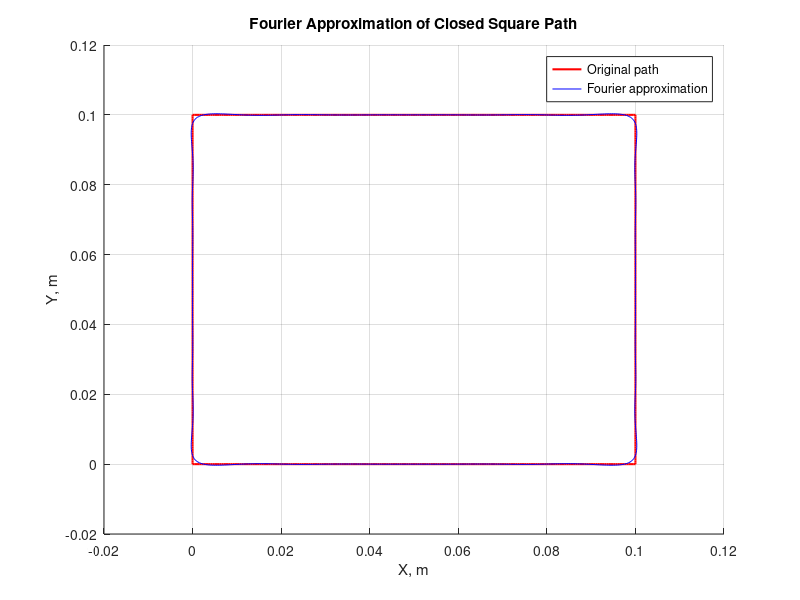
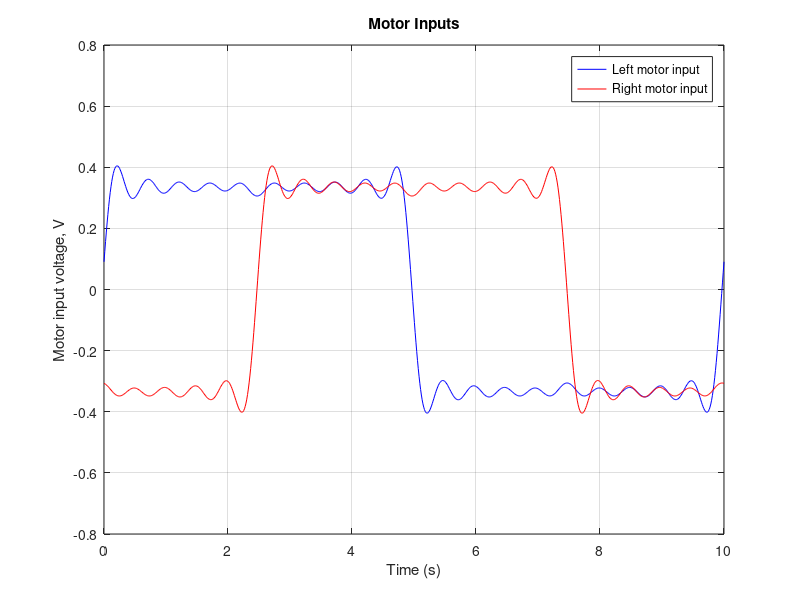

Source code (MATLAB) for these figures, in order:
clear all;
clc;
close all;

% Code for showing the fourier transform of any closed line, in order to
% obtain the inputs to the 3D printer motors.

% Typical values
rm = 0.006;       % [m]
km = 0.05;        % [V*s/rad]
Jm = 5.0e-5;      % [kg*m^2]
Lm = 0.003;       % [H]
Rm = 2.0;         % [Ohm]

% Parameters for hybrid system
sigma_print = 1 %boolean flag coming from FSM indicating that 1:operational printing 0:printing stopped
L_wipe = 0.05; % in cm filament to extrude when wiping
sigma_wipe = 1 %boolean flag indicating that FSM is in state S3

% Square points generation
%
L = 0.1;
points = 800;
origin_shift_x = L/2;
origin_shift_y = L/2;

x_base = origin_shift_x + linspace(-L/2, L/2, points/4);
y_base = origin_shift_y + -L/2 * ones(1, points/4);

x_right = origin_shift_x + L/2 * ones(1, points/4);
y_right = origin_shift_y + linspace(-L/2, L/2, points/4);

x_top = origin_shift_x + linspace(L/2, -L/2, points/4);
y_top = origin_shift_y + L/2 * ones(1, points/4);

x_left = origin_shift_x + -L/2 * ones(1, points/4);
y_left = origin_shift_y + linspace(L/2, -L/2, points/4);

x_path = [x_base, x_right, x_top, x_left];
y_path = [y_base, y_right, y_top, y_left];
%


% Michey mouse path
%{
% Import and mirror around x axis
data = importMickey("mickey_mouse_simple.csv");
x_path = [data(1:(length(data)),1); data(1,1)];
y_path = -[data(1:(length(data)),2); data(1,2)];


% Data check to eliminate spurious data with manual tollerance check
toll = 90;
x_path_epurated = [x_path(1)];
y_path_epurated = [y_path(1)];
for i = 2:length(data)
    diff_x = abs(x_path(i) - x_path_epurated(end));
    diff_y = abs(y_path(i) - y_path_epurated(end));
    if (diff_x < toll) && (diff_y < toll)
        x_path_epurated = [x_path_epurated; x_path(i)];
        y_path_epurated = [y_path_epurated; y_path(i)];
    end
end

x_path = x_path_epurated;
y_path = y_path_epurated;

% Scaling and centering
origin_shift_x = 0;
origin_shift_y = 0.31;
desired_scale = 0.3;
dim_x = max(x_path) - min(x_path);
dim_y = max(y_path) - min(y_path);
if dim_x > 0 && dim_y > 0
    scaleFactor = desired_scale / max(dim_x, dim_y);
    x_path = x_path * scaleFactor;
    y_path = y_path * scaleFactor;
end

x_path = origin_shift_x + x_path;
y_path = origin_shift_y + y_path;
points = length(x_path);
%}

% Compute the Fourier coefficients of the closed path
complexPath = x_path + 1i * y_path;
fourierCoefficients = fft(complexPath) / numel(complexPath);

% Compute fourier series
T = 10;
w_0 = 2*pi/T;
t = linspace(0,T, points);

n_armonics = 20;
z = zeros(1, points);
z_dot = zeros(1, points);
z_ddot = zeros(1, points);
z_dddot = zeros(1, points);

for k = -n_armonics : n_armonics
    index = mod(-k, points) + 1;

    % Path and differential calculations
    exp_term = exp(1i * k * w_0*t);
    z = z + fourierCoefficients(index) * exp_term;
    z_dot = z_dot + (1i * k * w_0) * fourierCoefficients(index) * exp_term;
    z_ddot = z_ddot + (-(k * w_0)^2) * fourierCoefficients(index) * exp_term;
    z_dddot = z_dddot + (-1i * (k * w_0)^3) * fourierCoefficients(index) * exp_term;
end

% Computing the path coordinates
x_path_fourier = real(z);
y_path_fourier = imag(z);
x_vel_fourier = real(z_dot);
y_vel_fourier = imag(z_dot);
x_acc_fourier = real(z_ddot);
y_acc_fourier = imag(z_ddot);
x_jerk_fourier = real(z_dddot);
y_jerk_fourier = imag(z_dddot);

% Input calculation
u_sum = (2*Jm*Lm/(rm*km))*x_jerk_fourier + (2*Jm*Rm/(rm*km))*x_acc_fourier + (2*km/rm)*x_vel_fourier;
u_diff = (2*Jm*Lm/(rm*km))*y_jerk_fourier + (2*Jm*Rm/(rm*km))*y_acc_fourier + (2*km/rm)*y_vel_fourier;

u_left = (u_sum + u_diff)/2;
u_right = (u_sum - u_diff)/2;

figure
hold on
plot(x_path, y_path, 'r', 'LineWidth',1.5);
plot(x_path_fourier, y_path_fourier, 'b', 'LineWidth',0.5);
hold off
grid on;
legend('Original path', 'Fourier approximation');
xlabel('X, m');
ylabel('Y, m');
title('Fourier Approximation of Closed Square Path');
%xlim([-3*L/4, 3*L/4]);
%ylim([-3*L/4, 3*L/4]);


figure;
plot(t, u_left, 'b', t, u_right, 'r');
grid on;
legend('Left motor input', 'Right motor input');
xlabel('Time (s)');
ylabel('Motor input voltage, V');
title('Motor Inputs');

% Added the calculation of filament used in meters. For now this assumes every time nozzle moves it is printing. 

filament_used = cumtrapz(t, sigma_print * sqrt(x_vel_fourier.^2 + y_vel_fourier.^2));
L_max = 5.0; % Maximum spool capacity 
if max(filament_used) >= L_max
    disp('Filament_Finished');
end

filament_wiped = cumtrapz(t, sigma_wipe * sqrt(x_vel_fourier.^2 + y_vel_fourier.^2))
if max(filament_wiped) >= L_wipe
    sigma_extruded = 1
    sigma_wipe = 0
end
